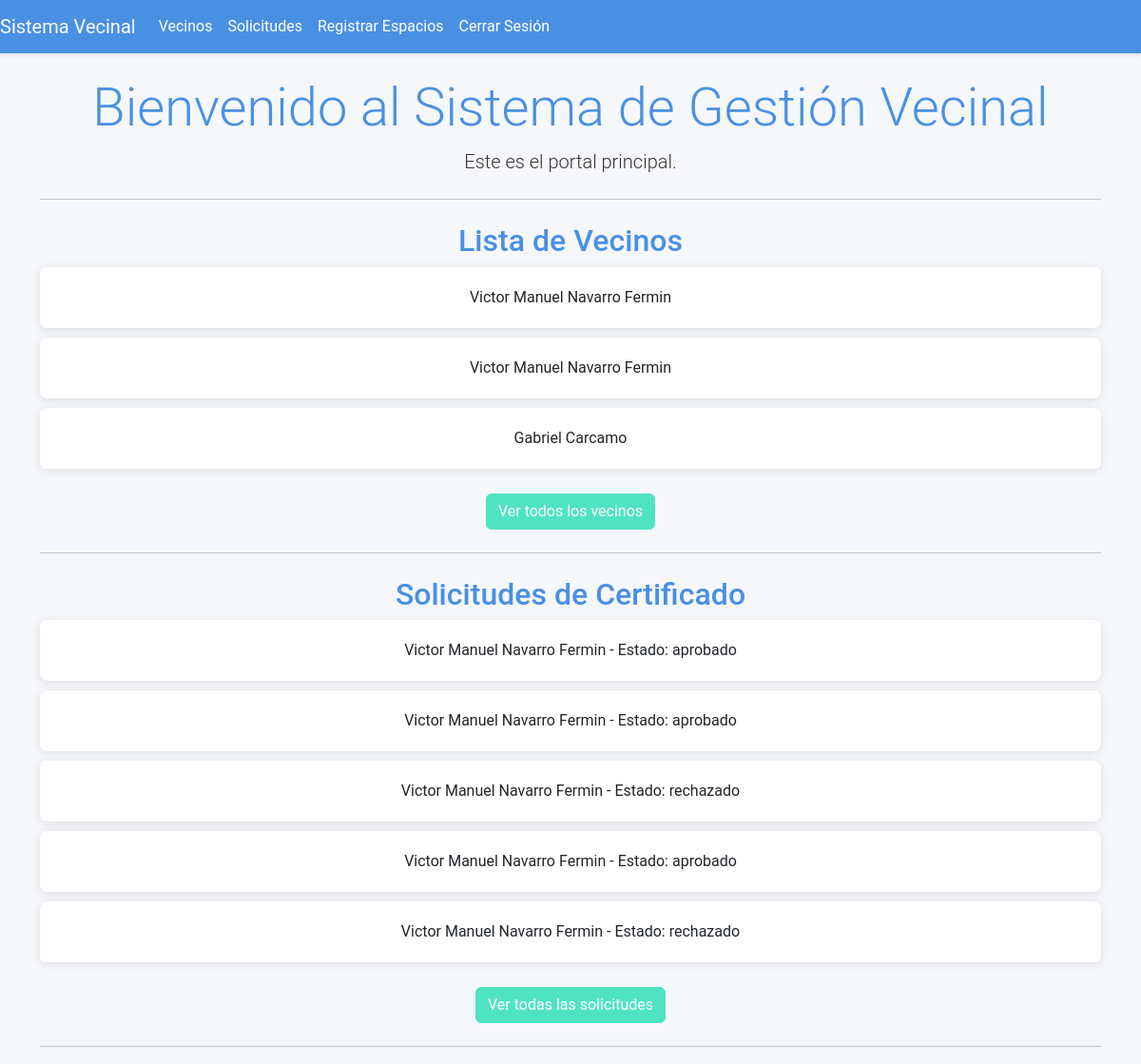
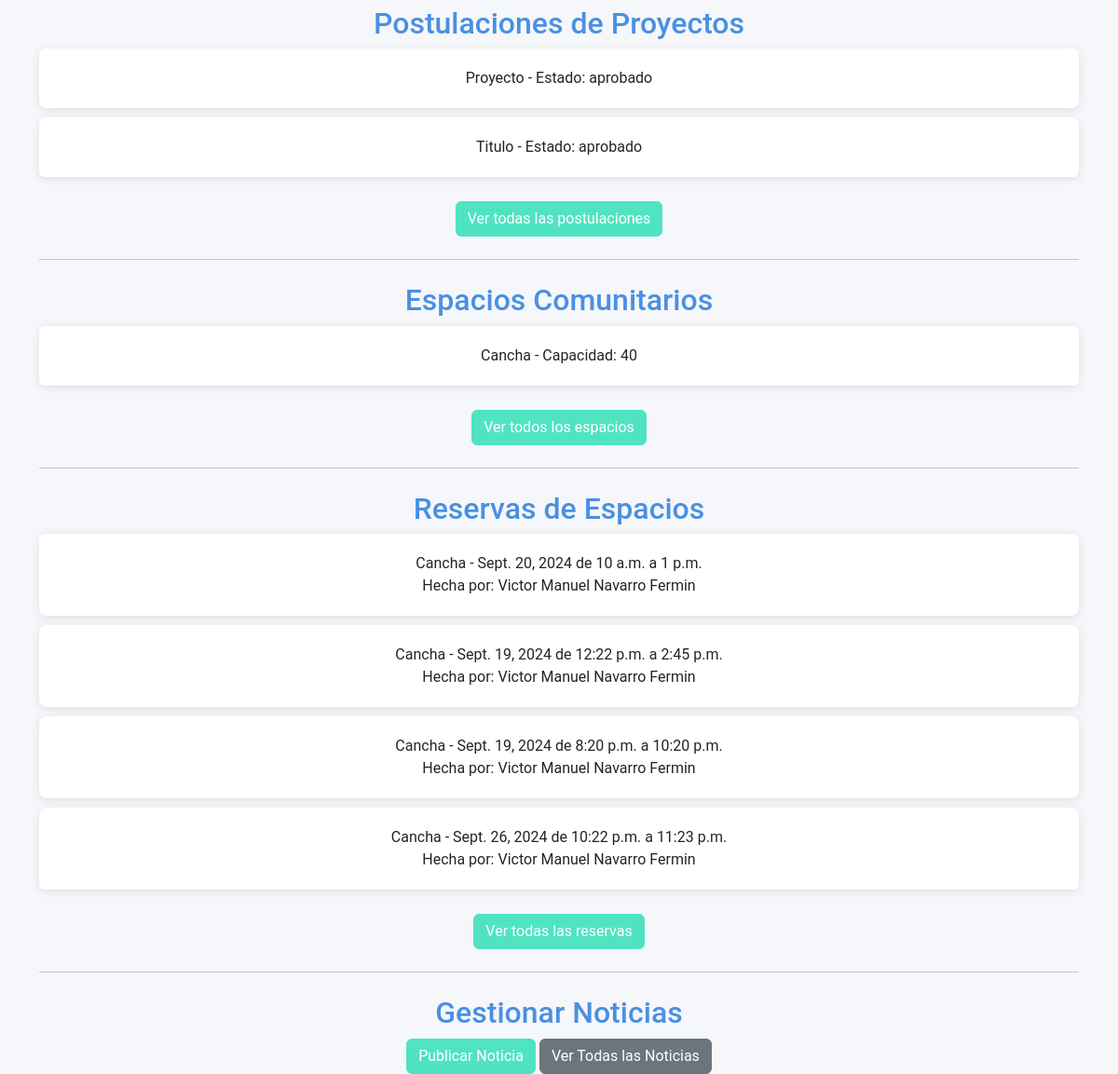
The page /inicio/ (signed in) on the database as committed earlier (2 pictures, top to bottom).
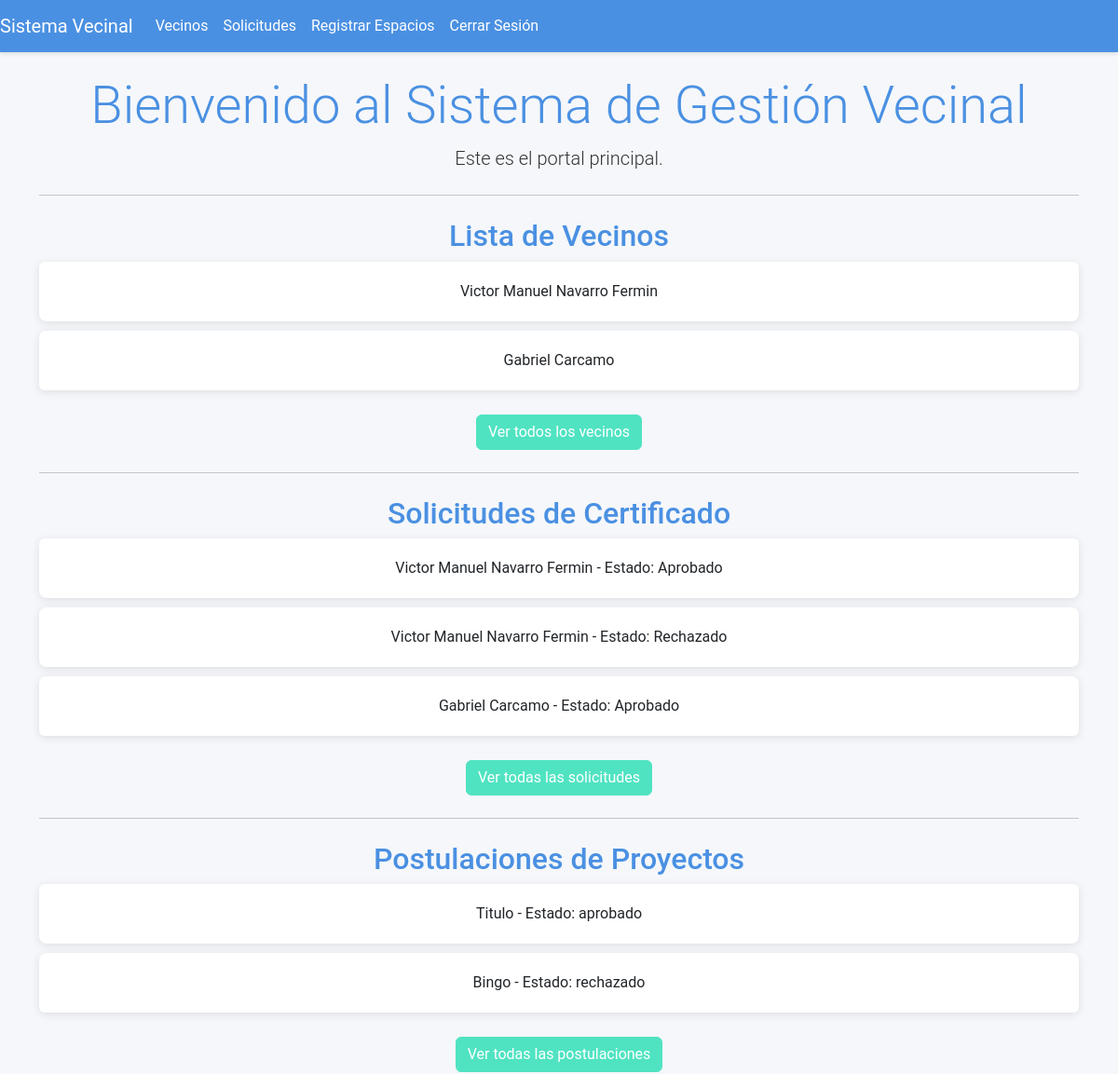
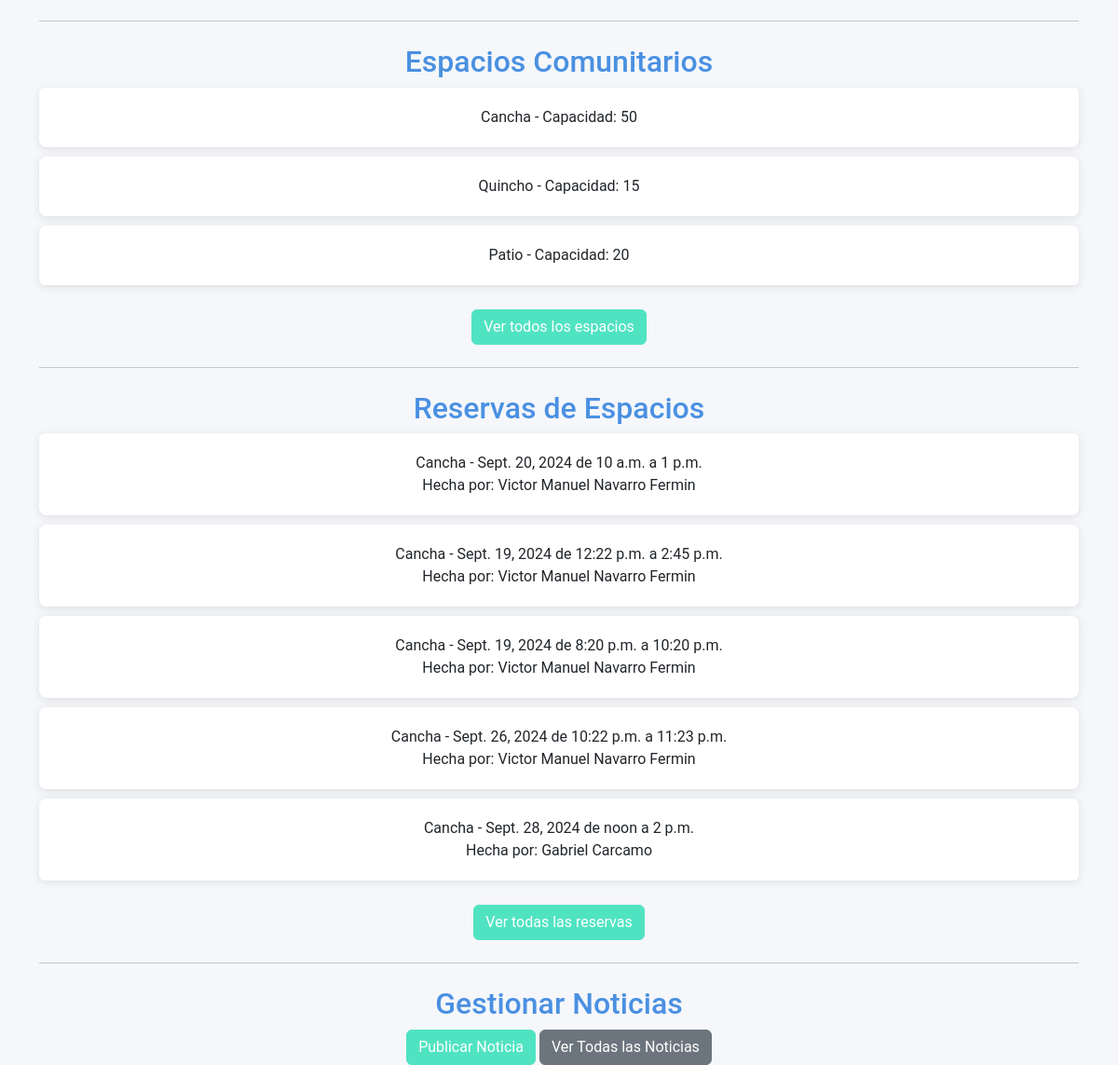
The same page on the database as committed later (2 pictures, top to bottom).
### junta_vecinos/models.py (models this page shows, shortened)
class Vecino(models.Model):
    user = models.OneToOneField(User, on_delete=models.CASCADE)
    nombres = models.CharField(max_length=255)
    apellidos = models.CharField(max_length=255)
    direccion = models.CharField(max_length=255)
    telefono = models.CharField(max_length=15)
    fecha_nacimiento = models.DateField()

class SolicitudCertificado(models.Model):
    ESTADO_CHOICES = [
        ('Pendiente', 'Pendiente'),
        ('Aprobado', 'Aprobado'),
        ('Rechazado', 'Rechazado'),
    ]
    vecino = models.ForeignKey(Vecino, on_delete=models.CASCADE)  # Cambio aquí
    fecha_solicitud = models.DateField(auto_now_add=True)
    estado = models.CharField(max_length=10, choices=ESTADO_CHOICES, default='Pendiente')
    motivo = models.TextField()
    foto_carnet_frente = models.ImageField(upload_to='carnets/', blank=False, null=False)
    foto_carnet_atras = models.ImageField(upload_to='carnets/', blank=False, null=False)
    documento_residencia = models.FileField(upload_to='documentos_residencia/', blank=False, null=False)

class ProyectoVecinal(models.Model):
    ESTADO_CHOICES = [
        ('pendiente', 'Pendiente'),
        ('aprobado', 'Aprobado'),
        ('rechazado', 'Rechazado'),
    ]
    vecino = models.ForeignKey(Vecino, on_delete=models.CASCADE)
    titulo = models.CharField(max_length=255)
    descripcion = models.TextField()
    fecha_postulacion = models.DateField(auto_now_add=True)
    estado = models.CharField(max_length=10, choices=ESTADO_CHOICES, default='pendiente')
    archivo_propuesta = models.FileField(upload_to='propuestas_proyectos/', blank=True, null=True)

class Espacio(models.Model):
    nombre = models.CharField(max_length=100)
    descripcion = models.TextField()
    capacidad = models.IntegerField()

class Reserva(models.Model):
    usuario = models.ForeignKey(User, on_delete=models.CASCADE)
    espacio = models.ForeignKey(Espacio, on_delete=models.CASCADE)
    fecha = models.DateField()
    hora_inicio = models.TimeField()
    hora_fin = models.TimeField()

### junta_vecinos/views.py (the view)
# urls.py: path('inicio/', views.index, name='index'),
@login_required
def index(request):
    vecinos = []
    solicitudes = []
    postulaciones = []
    noticias = []
    espacios = []
    reservas = []
    if request.user.is_authenticated:
        if request.user.is_superuser:
            vecinos = Vecino.objects.all()[:5]  # Muestra solo los primeros 5 vecinos
            solicitudes = SolicitudCertificado.objects.all()[:5]  # Muestra solo las primeras 5 solicitudes
            postulaciones = ProyectoVecinal.objects.all()[:5]  # Vista reducida de postulaciones (primeros 5)
            espacios = Espacio.objects.all()[:5]
            reservas = Reserva.objects.all()[:5]
        noticias = Noticia.objects.all().order_by('-fecha_publicacion')
    return render(request, 'junta_vecinos/index.html', {
        'vecinos': vecinos,
        'solicitudes': solicitudes,
        'postulaciones': postulaciones,
        'noticias': noticias,
        'espacios': espacios,
        'reservas': reservas
    })

### junta_vecinos/templates/junta_vecinos/index.html (shortened to what this page needs)
{% extends 'junta_vecinos/base.html' %}
{% block content %}
<div class="jumbotron text-center">
    <h1 class="display-4">Bienvenido al Sistema de Gestión Vecinal</h1>
    <p class="lead">Este es el portal principal.</p>
    <hr class="my-4">
    {% if user.is_authenticated %}
        {% if user.is_superuser %}
            <h2>Lista de Vecinos</h2>
            <ul class="list-group">
                {% for vecino in vecinos %}
                    <li class="list-group-item">
                        {{ vecino.nombres }} {{ vecino.apellidos }}
                    </li>
                {% endfor %}
            </ul>
            <div class="mt-3">
                <a href="{% url 'lista_vecinos' %}" class="btn btn-primary">Ver todos los vecinos</a>
            </div>
            <hr class="my-4">
            <h2>Solicitudes de Certificado</h2>
            <ul class="list-group">
                {% for solicitud in solicitudes %}
                    <li class="list-group-item">
                        {{ solicitud.vecino.nombres }} {{ solicitud.vecino.apellidos }} - Estado: {{ solicitud.estado }}
                    </li>
                {% endfor %}
            </ul>
            <div class="mt-3">
                <a href="{% url 'gestionar_solicitudes' %}" class="btn btn-primary">Ver todas las solicitudes</a>
            </div>
            <hr class="my-4">
            <h2>Postulaciones de Proyectos</h2>
            <ul class="list-group">
                {% for postulacion in postulaciones %}
                    <li class="list-group-item">
                        {{ postulacion.titulo }} - Estado: {{ postulacion.estado }}
                    </li>
                {% endfor %}
            </ul>
            <div class="mt-3">
                <a href="{% url 'gestionar_proyectos' %}" class="btn btn-primary">Ver todas las postulaciones</a>
            </div>
            <hr class="my-4">
            <h2>Espacios Comunitarios</h2>
            <ul class="list-group">
                {% for espacio in espacios %}
                    <li class="list-group-item">
                        {{ espacio.nombre }} - Capacidad: {{ espacio.capacidad }}
                    </li>
                {% endfor %}
            </ul>
            <div class="mt-3">
                <a href="{% url 'lista_espacios' %}" class="btn btn-primary">Ver todos los espacios</a>
            </div>
            <hr class="my-4">
            <h2>Reservas de Espacios</h2>
            <ul class="list-group">
                {% for reserva in reservas %}
                    <li class="list-group-item">
                        {{ reserva.espacio.nombre }} - {{ reserva.fecha }} de {{ reserva.hora_inicio }} a {{ reserva.hora_fin }}
                        <br>
                        Hecha por: {{ reserva.usuario.first_name }} {{ reserva.usuario.last_name }}
                    </li>
                {% endfor %}
            </ul>
            <div class="mt-3">
                <a href="{% url 'lista_reservas' %}" class="btn btn-primary">Ver todas las reservas</a>
            </div>
            <hr class="my-4">
            <h2>Gestionar Noticias</h2>
            <a href="{% url 'publicar_noticia' %}" class="btn btn-primary">Publicar Noticia</a>
            <a href="{% url 'gestionar_noticias' %}" class="btn btn-secondary">Ver Todas las Noticias</a>
        {% endif %}
    {% else %}
        <p>Por favor, inicia sesión para acceder a más funciones.</p>
    {% endif %}
</div>
{% endblock %}

### junta_vecinos/templates/junta_vecinos/base.html (shortened to what this page needs)
{% load static %}
<!DOCTYPE html>
<html lang="es">
<head>
    <link href="https://cdn.jsdelivr.net/npm/bootstrap@5.3.3/dist/css/bootstrap.min.css" rel="stylesheet">
    <link href="{% static 'css/styles.css' %}" rel="stylesheet">
     <link href='https://cdn.jsdelivr.net/npm/fullcalendar@6.1.8/index.global.min.css' rel='stylesheet' />
</head>
<body>
    <nav class="navbar navbar-expand-lg navbar-light bg-light">
        <a class="navbar-brand" href="{% url 'bienvenida' %}">Sistema Vecinal</a>
        <div class="collapse navbar-collapse" id="navbarNav">
            <ul class="navbar-nav ml-auto">
                {% if user.is_authenticated and user.is_superuser %}
                <li class="nav-item">
                    <a class="nav-link" href="{% url 'lista_vecinos' %}">Vecinos</a>
                </li>
                <li class="nav-item">
                    <a class="nav-link" href="{% url 'gestionar_solicitudes' %}">Solicitudes</a>
                </li>
                <li class="nav-item">
                    <a class="nav-link" href="{% url 'registrar_espacio' %}">Registrar Espacios</a>
                </li>
                {% endif %}
                {% if user.is_authenticated %}
                <li class="nav-item">
                    <a class="nav-link" href="{% url 'logout' %}">Cerrar Sesión</a>
                </li>
                {% else %}
                <li class="nav-item">
                    <a class="nav-link" href="{% url 'login' %}">Iniciar Sesión</a>
                </li>
                {% endif %}
            </ul>
        </div>
    </nav>
    <div class="container mt-4">
        {% block content %}
        {% endblock %}
    </div>
</body>
</html>

### junta_vecinos/static/css/styles.css (style rules this page uses)
:root { --primary-color: #4a90e2; --secondary-color: #50e3c2; --accent-color: #f39c12; --background-color: #f5f7fa; --text-color: #333333; }
body { font-family: 'Roboto', sans-serif; background-color: var(--background-color); color: var(--text-color); }
.navbar { background-color: var(--primary-color) !important; box-shadow: 0 2px 4px rgba(0,0,0,0.1); }
.navbar-brand, .nav-link { color: white !important; transition: all 0.3s ease; }
.btn-primary { background-color: var(--secondary-color); border-color: var(--secondary-color); transition: all 0.3s ease; }
h1, h2, h3, h4, h5, h6 { color: var(--primary-color); }
.list-group-item { border: none; margin-bottom: 10px; padding: 20px; background-color: #ffffff; border-radius: 8px; box-shadow: 0 2px 10px rgba(0, 0, 0, 0.1); }

Rows that differ between the two databases and show on the page:
removed Vecino: nombres "Victor Manuel", apellidos "Navarro Fermin"
removed SolicitudCertificado: vecino.nombres "Victor Manuel", vecino.apellidos "Navarro Fermin", estado "aprobado"
removed SolicitudCertificado: vecino.nombres "Victor Manuel", vecino.apellidos "Navarro Fermin", estado "aprobado"
removed SolicitudCertificado: vecino.nombres "Victor Manuel", vecino.apellidos "Navarro Fermin", estado "rechazado"
removed SolicitudCertificado: vecino.nombres "Victor Manuel", vecino.apellidos "Navarro Fermin", estado "aprobado"
removed SolicitudCertificado: vecino.nombres "Victor Manuel", vecino.apellidos "Navarro Fermin", estado "rechazado"
removed ProyectoVecinal: titulo "Proyecto", estado "aprobado"
added SolicitudCertificado: vecino.nombres "Victor Manuel", vecino.apellidos "Navarro Fermin", estado "Aprobado"
added SolicitudCertificado: vecino.nombres "Victor Manuel", vecino.apellidos "Navarro Fermin", estado "Rechazado"
added SolicitudCertificado: vecino.nombres "Gabriel", vecino.apellidos "Carcamo", estado "Aprobado"
added ProyectoVecinal: titulo "Bingo", estado "rechazado"
changed Espacio "Cancha": capacidad "40" → "50"
added Espacio: nombre "Quincho", capacidad "15"
added Espacio: nombre "Patio", capacidad "20"
added Reserva: espacio.nombre "Cancha", fecha "Sept. 28, 2024", hora_inicio "noon", hora_fin "2 p.m.", usuario.first_name "Gabriel", usuario.last_name "Carcamo"
